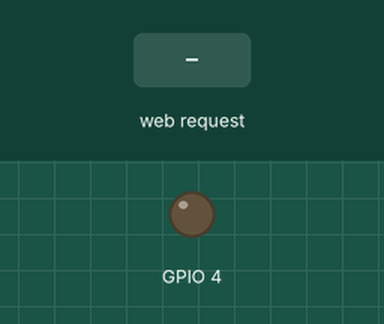
A sketch run on a simulated ESP32. Parts: output pins drawn as LEDs (lit = HIGH). Inputs (shaded band) come from the test bench. WiFi joins after 1.5 s; servers stay silent unless stated; storage starts empty; the camera gives no picture; what the sketch prints to the serial monitor is not drawn.

Above: at 3.5 s.
3.6 s: HTTP request GET /capture received
At 3.63 s:
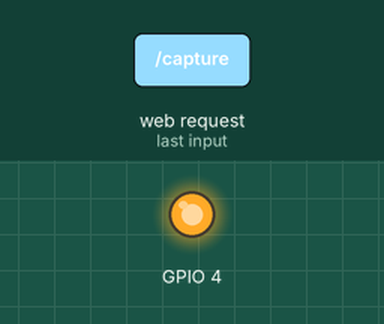
Timing chart, 0 to 6.6 s (numbered marks = the images above; inputs shaded):
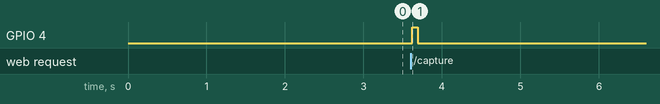

The sketch:

code_cam_esp32.ino
```cpp
/*********
  Rui Santos
  Adjusted for better clarity at close distances
*********/

#include "WiFi.h"
#include "esp_camera.h"
#include "esp_timer.h"
#include "img_converters.h"
#include "Arduino.h"
#include "soc/soc.h"
#include "soc/rtc_cntl_reg.h"
#include "driver/rtc_io.h"
#include <ESPAsyncWebServer.h>
#include <SPIFFS.h>
#include <FS.h>

const char* ssid = "Hello";
const char* password = "Hieuthao";

AsyncWebServer server(80);
boolean takeNewPhoto = false;
#define FILE_PHOTO "/photo.jpg"

#define PWDN_GPIO_NUM     32
#define RESET_GPIO_NUM    -1
#define XCLK_GPIO_NUM      0
#define SIOD_GPIO_NUM     26
#define SIOC_GPIO_NUM     27
#define Y9_GPIO_NUM       35
#define Y8_GPIO_NUM       34
#define Y7_GPIO_NUM       39
#define Y6_GPIO_NUM       36
#define Y5_GPIO_NUM       21
#define Y4_GPIO_NUM       19
#define Y3_GPIO_NUM       18
#define Y2_GPIO_NUM        5
#define VSYNC_GPIO_NUM    25
#define HREF_GPIO_NUM     23
#define PCLK_GPIO_NUM     22

const char index_html[] PROGMEM = R"rawliteral(
<!DOCTYPE HTML><html>
<head><meta name="viewport" content="width=device-width, initial-scale=1">
<style>body {text-align:center;} img {max-width:100%; height:auto;}</style>
</head>
<body>
  <h2>ESP32-CAM Last Photo</h2>
  <p>Click the button to take a photo</p>
  <button onclick="capturePhoto()">Capture Photo</button>
  <button onclick="location.reload();">Refresh Page</button>
  <br><br>
  <img src="saved-photo" id="photo">
  <script>
    function capturePhoto() {
      fetch("/capture").then(response => {
        alert("Photo Captured");
      });
    }
  </script>
</body>
</html>)rawliteral";

void setup() {
  Serial.begin(115200);
  WiFi.begin(ssid, password);
  while (WiFi.status() != WL_CONNECTED) {
    delay(1000);
    Serial.println("Connecting to WiFi...");
  }
  Serial.println("Connected to WiFi");
  Serial.print("IP Address: ");
  Serial.println(WiFi.localIP());

  if (!SPIFFS.begin(true)) {
    Serial.println("Error mounting SPIFFS");
    return;
  }

  WRITE_PERI_REG(RTC_CNTL_BROWN_OUT_REG, 0);

  pinMode(4, OUTPUT);

  camera_config_t config;
  config.ledc_channel = LEDC_CHANNEL_0;
  config.ledc_timer = LEDC_TIMER_0;
  config.pin_d0 = Y2_GPIO_NUM;
  config.pin_d1 = Y3_GPIO_NUM;
  config.pin_d2 = Y4_GPIO_NUM;
  config.pin_d3 = Y5_GPIO_NUM;
  config.pin_d4 = Y6_GPIO_NUM;
  config.pin_d5 = Y7_GPIO_NUM;
  config.pin_d6 = Y8_GPIO_NUM;
  config.pin_d7 = Y9_GPIO_NUM;
  config.pin_xclk = XCLK_GPIO_NUM;
  config.pin_pclk = PCLK_GPIO_NUM;
  config.pin_vsync = VSYNC_GPIO_NUM;
  config.pin_href = HREF_GPIO_NUM;
  config.pin_sccb_sda = SIOD_GPIO_NUM;
  config.pin_sccb_scl = SIOC_GPIO_NUM;
  config.pin_pwdn = PWDN_GPIO_NUM;
  config.pin_reset = RESET_GPIO_NUM;
  config.xclk_freq_hz = 20000000;
  config.pixel_format = PIXFORMAT_JPEG;

  // Adjust resolution for close distances
  config.frame_size = FRAMESIZE_QVGA; // Use FRAMESIZE_QVGA for lower resolution if needed
  config.jpeg_quality = 5;         // Lower quality for faster processing
  config.fb_count = 2;

  if (esp_camera_init(&config) != ESP_OK) {
    Serial.println("Camera initialization failed");
    ESP.restart();
  }

  server.on("/", HTTP_GET, [](AsyncWebServerRequest *request) {
    request->send(200, "text/html", index_html);
  });

  server.on("/capture", HTTP_GET, [](AsyncWebServerRequest *request) {
    takeNewPhoto = true;
    request->send(200, "text/plain", "Taking Photo");
  });

  server.on("/saved-photo", HTTP_GET, [](AsyncWebServerRequest *request) {
    request->send(SPIFFS, FILE_PHOTO, "image/jpg");
  });

  server.begin();
}

void loop() {
  if (takeNewPhoto) {
    capturePhoto();
    takeNewPhoto = false;
  }
}

void capturePhoto() {
  digitalWrite(4, HIGH);
  camera_fb_t* fb = esp_camera_fb_get();
  if (!fb) {
    Serial.println("Camera capture failed");
    return;
  }

  File file = SPIFFS.open(FILE_PHOTO, FILE_WRITE);
  if (!file) {
    Serial.println("Failed to open file");
  } else {
    file.write(fb->buf, fb->len);
    Serial.println("Photo saved successfully");
  }
  file.close();
  esp_camera_fb_return(fb);
  digitalWrite(4, LOW);
}
```

Measured:
- after the input at 3.6 s, GPIO 4: LOW → HIGH at once, → LOW 0.07 s later
